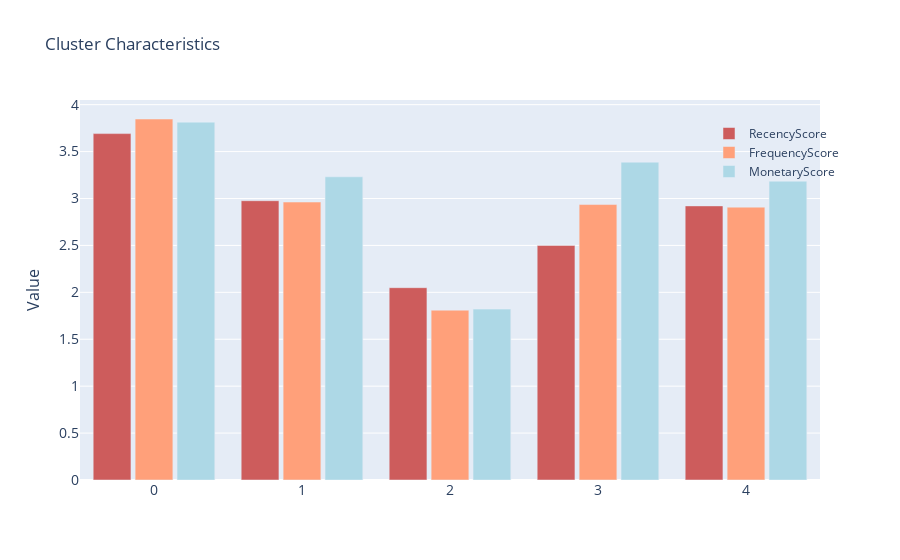

Write notebook code for a chart like this one.
### Code cell
# plot the cluster characteristics
fig = go.Figure()
fig.add_trace(go.Bar(
    x=copy["cluster"],
    y=copy["RecencyScore"],
    name='RecencyScore',
    marker_color='indianred'
))
fig.add_trace(go.Bar(
    x=copy["cluster"],
    y=copy["FrequencyScore"],
    name='FrequencyScore',
    marker_color='lightsalmon'
))
fig.add_trace(go.Bar(
    x=copy["cluster"],
    y=copy["MonetaryScore"],
    name='MonetaryScore',
    marker_color='lightblue'
))


fig.update_layout(
    title='Cluster Characteristics',
    xaxis_tickfont_size=14,
    yaxis=dict(
        title='Value',
        titlefont_size=16,
        tickfont_size=14,
    ),
    legend=dict(
        x=0.85,
        y=0.95,
        bgcolor='rgba(255, 255, 255, 0)',
        bordercolor='rgba(255, 255, 255, 0)'
    ),
    barmode='group',
    bargap=0.15, 
    bargroupgap=0.1 
)
fig.show()

### Figure 1 — Plotly figure (JSON) as saved in the notebook; plotly's stock layout.template omitted (floating-point values rounded to 4 significant figures)
{"data": [{"marker": {"color": "indianred"}, "name": "RecencyScore", "type": "bar", "x": [0, 1, 2, 3, 4], "y": [3.692, 2.976, 2.049, 2.5, 2.921]}, {"marker": {"color": "lightsalmon"}, "name": "FrequencyScore", "type": "bar", "x": [0, 1, 2, 3, 4], "y": [3.847, 2.962, 1.81, 2.935, 2.908]}, {"marker": {"color": "lightblue"}, "name": "MonetaryScore", "type": "bar", "x": [0, 1, 2, 3, 4], "y": [3.814, 3.231, 1.821, 3.387, 3.184]}], "layout": {"bargap": 0.15, "bargroupgap": 0.1, "barmode": "group", "legend": {"bgcolor": "rgba(255, 255, 255, 0)", "bordercolor": "rgba(255, 255, 255, 0)", "x": 0.85, "y": 0.95}, "title": {"text": "Cluster Characteristics"}, "xaxis": {"tickfont": {"size": 14}}, "yaxis": {"tickfont": {"size": 14}, "title": {"font": {"size": 16}, "text": "Value"}}}}
